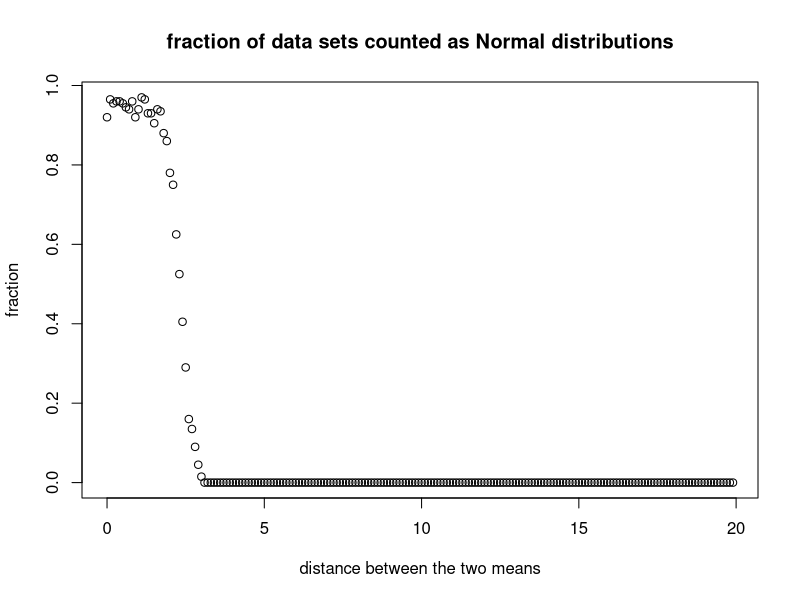

This figure's R source:
# rename the script to: LAST NAME_ID# 
#  You will need to submit this script as part of the assignment.  Put your name/ID number below
#  NAME:  here        ID#: here
# Clear all variables out of the R environment - good for cleaning-up BAD if you want to keep temporary calcuations big data in memory etc...
rm(list=ls())

# Clear all plots  YES ALL PLOTS

result = tryCatch({
  graphics.off()
  
}, warning = function(w) {
  message("no plots to clear")
}, error = function(e) {
  message("no plots to clear - but no problem!")
}, finally = {
  
})


Exercise<-"five" # ("one", "two", "three", "four" etc.)  LOWERCASE ONLY

print(paste("RUNNING CODE FOR EXERCISE",Exercise))

switch (Exercise,  # the SWITCH statement allows you to run selected pieces od code depending on the value of the "Exercise" (one, two, three, four)
        
        #### ~~~~~~~~~~~~~~~~~~~~~~~~~~~~~~~~~~~~~~~~~~~~~~~~~~~~~~~~~~~~~~~~~~~~~~~~~~~~~~~~~~~~~~~~~~~~~~~~~~~~~~~~~~~~~~~~~~~~~~        
        one = {  # If Exercise = one then do the following 
          
          ## EXERCISE 1: CAN YOU SPOT A NORMAL DISTRIBUTION??
          Num<- 1000 # Number of data points in the set
          Data<-rnorm(Num, mean = 0, sd = 1)  # create a data set of random numbers that follow the Normal distribution
          
          if (Num>30){ # When plotting a histogram use a "reasonable" number of bins rather than the default
            bins <- round(Num^.5,0)}
          else
          {bins <-10}
          
          
          hist(Data,bins) # Show a histogram of the data
          rm(Data,bins, Num)
        },  # END OF EXERCISE one
        #### ~~~~~~~~~~~~~~~~~~~~~~~~~~~~~~~~~~~~~~~~~~~~~~~~~~~~~~~~~~~~~~~~~~~~~~~~~~~~~~~~~~~~~~~~~~~~~~~~~~~~~~~~~~~~~~~~~~~~~~~~~~  
        
        two = {  # If Exercise = two then do the following 
          
          ## EXERCISE 2: CAN YOU SPOT A NORMAL DISTRIBUTION??
          Num<- 1000 # Number of data points in the set
          
          if (runif(1)>0.5) { # 50% of the time it will be a uniform distribution 50% of the time it will be a unifirm distribution
            Data<-rnorm(Num, mean = 0, sd = 1)
            Dist_type<-"Normal"
          }
          
          else {
            Data<-runif(Num,-4,4)
            Dist_type<-"Uniform"
          }
          
          if (Num>30){# When plotting a histogram use a "reasonable" number of bins rather than the default
            bins <- round(Num^.5,0)}
          else
          {bins <-10}
          
          
          hist(Data,bins) # Show a histogram of the data
          Sys.sleep(2)  # wait for 2 seconds before displaying the actual distribution type as a legend on the histogram
          legend("topleft", legend=paste("The distribution is: ", Dist_type))
          rm(Dist_type,bins,Data, Num)  # housekeeping so as to not clutter up the environment
        },  # END OF EXERCISE two
        #### ~~~~~~~~~~~~~~~~~~~~~~~~~~~~~~~~~~~~~~~~~~~~~~~~~~~~~~~~~~~~~~~~~~~~~~~~~~~~~~~~~~~~~~~~~~~~~~~~~~~~~~~~~~~~~~~~~~~~~~~~~~~~~~~~
        
        three = {  # If Exercise = three then do the following 
          
          ## EXERCISE 3: Meet the Shapiro-Wilk test for Normally distributed data
          Num<- 1000 # Number of data points in the set
          
          Data<-rnorm(Num, mean = 0, sd = 1)  # create a data set of random numbers that follow the Normal distribution
          Dist_type<-"Normal"
          
          if (Num>30){# When plotting a histogram use a "reasonable" number of bins rather than the default
            bins <- round(Num^.5,0)}
          else
          {bins <-10}
          hist(Data,bins) # Show a histogram of the data
          
          # RUN THE SW test on the Data
          
          SW_result<-shapiro.test(Data)
          
          # Build a text string to print on the histogram
          boo<-c(paste("The input distribution is: ", Dist_type),
                 paste("The value of W is:",round(SW_result$statistic[[1]],3)),
                 paste("The probabiliy (p) value is:",round(SW_result$p.value,3)))
          
          legend("topleft", legend=boo) # display the text on the histogram
          
          alpha_val<-0.05  #Set the alpha value.  A value of 0.05 corresponds to the 95% confidence limit/interval 
          # on the CONSOLE print if the Data appears to be Normal
          # When SW_result$p.value is "large" then we can't tell if it ISN'T normal therefore we call it "Normal" - Love the double negatives in Stats!!
          if (SW_result$p.value>=alpha_val) { # if the p value is larger than the cutoff value then
            Normal_TF<-paste("Normal b/c the p value is >= ",alpha_val)}
          else {Normal_TF<-paste("non-Normal because the p value is < ",alpha_val)}
          
          
          print(paste("Based on the p-value the data (N=",Num,"), appears to be:",Normal_TF),quote=FALSE)
          
          rm(Data,bins,Num,boo,SW_result)  # housekeeping so as to not clutter up the environment
        },  # END OF EXERCISE 
        
        #### ~~~~~~~~~~~~~~~~~~~~~~~~~~~~~~~~~~~~~~~~~~~~~~~~~~~~~~~~~~~~~~~~~~~~~~~~~~~~~~~~~~~~~~~~~~~~~~~~~~~~~~~~~~~~~~~~~~~~~~~~~~~
        
        four = {  # If Exercise = four then do the following 
          
          ## EXERCISE 4: Shapiro-Wilk test for Normally distributed data on NON-Normal data
          Num<- 500 # Number of data points in the OVERALL set
          
          ## Build to separate groups of data and bring them together into one set of data
          G1_mean<-0
          G2_mean<-G1_mean+5 # Set the difference between the two means
          
          Num_per_set<-round(Num/2,0)  # Split the total number of points into two groups - needs to be an integer
          
          Group1<-rnorm(Num_per_set, G1_mean, sd = 1)  # create a data set of random numbers that follow the Normal distribution
          Group2<-rnorm(Num-Num_per_set, G2_mean, sd = 1)  # create a data set of random numbers that follow the Normal distribution
          ##  finish building two groups of data
          
          Data<-c(Group1,Group2) # combine them together
          Dist_type<-paste("two separate normals with delta mean:",G2_mean-G1_mean)
          
          if (Num>30){# When plotting a histogram use a "reasonable" number of bins rather than the default
            bins <- round(Num^.6,0)}
          else
          {bins <-10}
          hist(Data,bins) # Show a histogram of the data
          
          # RUN THE SW test on the Data
          
          SW_result<-shapiro.test(Data)
          
          # Build a text string to print on the histogram
          boo<-c(paste("The input distribution is: ", Dist_type),
                 paste("The value of W is:",round(SW_result$statistic[[1]],3)),
                 paste("The probabiliy (p) value is:",round(SW_result$p.value,3)))
          
          legend("topleft", legend=boo) # display the text on the histogram
          
          alpha_val<-0.05  #Set the alpha value.  A value of 0.05 corresponds to the 95% confidence limit/interval
          
          # on the CONSOLE print if the Data appears to be Normal
          # When SW_result$p.value is "large" then we can't tell if it ISN'T normal therefore we call it "Normal" - Love the double negatives in Stats!!
          if (SW_result$p.value>=alpha_val) { # if the p value is larger than the cutoff value then
            Normal_TF<-paste("Normal b/c the p value is >= ",alpha_val)}
          else {Normal_TF<-paste("non-Normal because the p value is < ",alpha_val)}
          
          
          print(paste("Based on the p-value the data (N=",Num,"), appears to be:",Normal_TF),quote=FALSE)
          
          rm(Data,bins,Num,boo,SW_result, Num_per_set,Dist_type)  # housekeeping so as to not clutter up the environment
        },  # END OF EXERCISE 
        
        #### ~~~~~~~~~~~~~~~~~~~~~~~~~~~~~~~~~~~~~~~~~~~~~~~~~~~~~~~~~~~~~~~~~~~~~~~~~~~~~~~~~~~~~~~~~~~~~~~~~~~~~~~~~~~~~~~~~~~~~~~~~~~
        
        five ={  
          ## EXERCISE 5: rune the Shapiro-Wilk test for Normally distributed data on NON-Normal data MANY TIMES
          # We are going to run multiple SW tests on data sets with a known difference in means
          # We will then vary the difference in the means and repeat
          # we want to discover the ability of the SW test to detect the fact that the data ins't from a single Normal distribution
          
          # Need to initialize some variables for later use - DON'T fiddle with these!
          Ps = numeric() #empty vector to hold p values - can plot a histogram if you want
          second_mean = numeric() #initalize the variable
          fract = numeric() #emptry vector to hold the fration of p's <0.05
          # Done initalizing varibles
          
          Num<- 200 # Number of data points in the OVERALL set
          
          
          Num_per_set<-round(Num/2,0)  # Split the total number of points into two groups - needs to be an integer
          
          
          ## CAREFUL  SETTING n_iter >300 can really slow the system down!!
          n_iter = 200 #serves two purposes 1- #of times to do the SW test 2-# of steps for the second mean
          Max_diff_of_means <-20
          
          ## 1 create a loop that runs n_iter times.  Each time test how successful the SW test is at a given difference of means  
          
          
          for (m in 1:n_iter){ #number of different distances btw the two means = 1 up to n_iter
            
            try_at_mean = (m-1)/n_iter*Max_diff_of_means #vary the second mean from 0 to Max_diff_of_means  in n_iter steps
            second_mean = c(second_mean,try_at_mean) #build vector containing all of the means in the second distribution
            
            # Run the SW test on a set of data, repeat n_iter times
            for (n in 1:n_iter){ #number of SW tests to run
              #The syntax is: rnorm(n, mean = 0, sd = 1)
              #build one set at mean = 0 and SD=1 and a second at mean = "sec_mean" and SD=1
              ## Build to separate groups of data and bring them together into one set of data
              G1_mean<-0
              G2_mean<-G1_mean+second_mean[m] # Set the difference between the two means
              
              Group1<-rnorm(Num_per_set, G1_mean, sd = 1)  # create a data set of random numbers that follow the Normal distribution
              Group2<-rnorm(Num-Num_per_set, G2_mean, sd = 1)  # create a data set of random numbers that follow the Normal distribution
              ##  finish building two groups of data
              Data<-c(Group1,Group2) # combine them together
              
              # RUN THE SW test on the Data
              SW_result<-shapiro.test(Data)
              
              Ps = c(Ps,round(SW_result$p.value,3)) #extract out the p-value and store in a vector
              
            } # finish one SW test (for (n in 1:n_iter))
            
            
            #if the p-value is <0.05 then the SW test finds a significant difference btw the data and a Normal dist
            fract[m] = sum(Ps<.05)/n_iter #fraction of tests that rejected the data as coming from ONE normal dist
            Ps = numeric() #clear the vector for next round
          }
          fract_norm=1-fract # fraction of data sets counted as Normal
          plot(second_mean,fract_norm, main="fraction of data sets counted as Normal distributions",xlab="distance between the two means",ylab="fraction")
          
        },  # END OF EXERCISE 
        
        #### ~~~~~~~~~~~~~~~~~~~~~~~~~~~~~~~~~~~~~~~~~~~~~~~~~~~~~~~~~~~~~~~~~~~~~~~~~~~~~~~~~~~~~~~~~~~~~~~~~~~~~~~~~~~~~~~~~~~~~~~~
        six ={  
          ## EXERCISE 6: Let's see if the t-test is performing as expected
          
          
          #   INITIALIZE SOME VARIABLES TO HOLD OUR STATISTICAL GOODNESS
          Ps = numeric() #empty vector to hold p values
          fract = numeric() #emptry vector to hold the fration of p's <0.05
          
          Num<- 8 # Number of data points in the OVERALL set
          G_mean <-12  # an arbitrary mean value
          
          Num_per_set<-round(Num/2,0)  # Split the total number of points into two groups - needs to be an integer
          
          
          
          n_iter = 5000 # number of times to run the t-test on radomly generated sets of data
          
          ## 1 create a loop that runs n_iter times.  Each time test how successful the SW test is at a given difference of means  
          
          
          # Run the t test on a set of data, repeat n_iter times
          for (n in 1:n_iter){ #number of t tests to run
            #The syntax is: rnorm(n, mean = 0, sd = 1)
            Data<-rnorm(Num, G_mean, sd = 1)  # create a data set of random numbers that follow the Normal distribution
            # out of this SINGLE NORMAL set extract two sub sets
            Group1<-head(Data,Num_per_set)  # the head function gets from 1 to Num_per_set out of Data
            Group2<-tail(Data,Num_per_set)  # the tail function gets from Num_per_set to the last element out of Data
            # RUN THE t test on the Data
            T_result<-t.test(Group1,Group2, var.equal=TRUE) # need to FORCE R to use the equal variance option
            
            Ps = c(Ps,round(T_result$p.value,3)) #extract out the p-value and store in a vector
            
            
            
          } # finish one t test (for (n in 1:n_iter))
          
          #if the p-value is <0.05 then the t test finds a significant difference btw the two groups of data
          fract = sum(Ps<=.05)/n_iter #fraction of tests that XXX   
          
          fract_norm=1-fract # fraction of data sets counted as Normal
          #  plot(second_mean,fract_norm, main="fraction of data sets counted as Normal distributions",xlab="distance between the two means",ylab="fraction")
          
        }, # END OF EXERCISE 
        
        #### ~~~~~~~~~~~~~~~~~~~~~~~~~~~~~~~~~~~~~~~~~~~~~~~~~~~~~~~~~~~~~~~~~~~~~~~~~~~~~~~~~~~~~~~~~~~~~~~~~~~~~~~~~~~~~~~~~~~~~~~~
        seven ={  
          ## EXERCISE 7: Let's see if the t-test is performing as expected when there is an actual difference between the groups
          
          
          #   INITIALIZE SOME VARIABLES TO HOLD OUR STATISTICAL GOODNESS
          Ps = numeric() #empty vector to hold p values
          fract = numeric() #emptry vector to hold the fration of p's <0.05
          second_mean<- numeric() #emptry vector to hold the value of the second mean
          
          Num<- 8 # Number of data points in the OVERALL set
          Max_diff_of_means <-10
          Std_dev <-1
          alpha <-0.05
          
          Num_per_set<-round(Num/2,0)  # Split the total number of points into two groups - needs to be an integer
          
          
          
          n_iter = 100 # number of times to run the t-test on radomly generated sets of data
          
          ## 1 create a loop that runs n_iter times.  Each time test how successful the SW test is at a given difference of means  
          
          
          # Run the t test on a set of data, repeat n_iter times
          for (m in 1:n_iter){ #number of different distances btw the two means = 1 up to n_iter
            
            try_at_mean = (m-1)/n_iter*Max_diff_of_means #vary the second mean from 0 to Max_diff_of_means  in n_iter steps
            second_mean = c(second_mean,try_at_mean) #build vector containing all of the means in the second distribution
            
            # Run the t test on a set of data, repeat n_iter times
            for (n in 1:n_iter){ #number of t tests to run
              #The syntax is: rnorm(n, mean = 0, sd = 1)
              #build one set at mean = 0 and SD=1 and a second at mean = "sec_mean" and SD=1
              ## Build two separate groups of data and bring them together into one set of data
              G1_mean<-0
              G2_mean<-G1_mean+second_mean[m] # Set the difference between the two means
              
              Group1<-rnorm(Num_per_set, G1_mean, sd = Std_dev)  # create a data set of random numbers that follow the Normal distribution
              Group2<-rnorm(Num-Num_per_set, G2_mean, sd = Std_dev)  # create a data set of random numbers that follow the Normal distribution
              
              # RUN THE t test on the two groups
              TT_result<-t.test(Group1,Group2, var.equal=TRUE) # need to FORCE R to use the equal variance option
              
              Ps[n] = round(TT_result$p.value,3) #extract out the p-value and store in a vector
              
            } # finish one t test (for (n in 1:n_iter))
            
            #if the p-value is <0.05 then the t test finds a significant difference btw the two groups of data
            fract[m] = sum(Ps<=alpha)/n_iter #fraction of tests that XXX  
            
            
          }
          
          
          print(paste("t-test where:N=",Num_per_set,"and",Num-Num_per_set,", alpha=",alpha,"and both SD=",Std_dev)) 
          
          plot(second_mean,fract, main="fraction of data sets where the difference in the means was SUCCESSFULY detected",xlab="distance between the two means",ylab="fraction")
          
          fract_norm=1-fract # fraction of data sets where the two means did not differ
          plot(second_mean,fract_norm, main="fraction of data sets where no difference between the means was detected",xlab="distance between the two means",ylab="fraction")
          
        },# END OF EXERCISE 
        
        
        #### ~~~~~~~~~~~~~~~~~~~~~~~~~~~~~~~~~~~~~~~~~~~~~~~~~~~~~~~~~~~~~~~~~~~~~~~~~~~~~~~~~~~~~~~~~~~~~~~~~~~~~~~~~~~~~~~~~~~~~~~~
        eight ={  
          ## EXERCISE 8: Let's see if the t-test is performing as expected when we use NON-NORMAL data
          
          
          #   INITIALIZE SOME VARIABLES TO HOLD OUR STATISTICAL GOODNESS
          Ps = numeric() #empty vector to hold p values
          fract = numeric() #emptry vector to hold the fration of p's <0.05
          alpha <-0.05
          Num<- 8 # Number of data points in the OVERALL set
          
          
          Num_per_set<-round(Num/2,0)  # Split the total number of points into two groups - needs to be an integer
          
          
          
          n_iter = 10000 # number of times to run the t-test on randomly generated sets of data
          
          ## 1 create a loop that runs n_iter times.  Each time test how successful the t test is   
          hist(rlnorm(1500),1500^.7, main="A Log-Normal distribution",xlab="values (when log-mean = 0 and log-SD = 0)")  ## SHOW A LOG-NORMAL DISTRIBUTION
          
          # Run the t test on a set of data, repeat n_iter times
          for (n in 1:n_iter){ #number of t tests to run
            
            Data<-rlnorm(Num)  # create a data set of random numbers that follow the Log-Normal distribution
            
            # out of this SINGLE UNIFORM set extract two sub sets
            Group1<-head(Data,Num_per_set)  # the head function gets from 1 to Num_per_set out of Data
            Group2<-tail(Data,Num_per_set)  # the tail function gets from Num_per_set to the last element out of Data
            # RUN THE t test on the Data
            T_result<-t.test(Group1,Group2, var.equal=TRUE) # need to FORCE R to use the equal variance option
            
            Ps = c(Ps,round(T_result$p.value,3)) #extract out the p-value and store in a vector
            
            
            
          } # finish one t test (for (n in 1:n_iter))
          
          #if the p-value is <0.05 then the t test finds a significant difference btw the two groups of data
          fract = sum(Ps<=alpha)/n_iter #fraction of tests that XXX   
          
          fract_norm=1-fract # fraction of data sets counted as Normal  
          
          print(paste("t-test where:N=",Num_per_set,"and",Num-Num_per_set,", alpha=",alpha,"and both from a log-normal distribution")) 
          print(paste("the expected fraction is", alpha,",but the observed fraction is:", fract)) 
        },# END OF EXERCISE 
        
        
        #### ~~~~~~~~~~~~~~~~~~~~~~~~~~~~~~~~~~~~~~~~~~~~~~~~~~~~~~~~~~~~~~~~~~~~~~~~~~~~~~~~~~~~~~~~~~~~~~~~~~~~~~~~~~~~~~~~~~~~~~~~
        nine ={  
          ## EXERCISE 8: Let's see if the t-test is performing as expected when we use NON-NORMAL data
          #   INITIALIZE SOME VARIABLES TO HOLD OUR STATISTICAL GOODNESS
          Ps_W = numeric() #empty vector to hold p values
          Ps_T = numeric()
          fract_W = numeric() #emptry vector to hold the fration of p's <0.05
          fract_T = numeric() #emptry vector to hold the fration of p's <0.05
          second_mean<- numeric() #emptry vector to hold the value of the second mean
          
          Num<- 8 # Number of data points in the OVERALL set
          Max_diff_of_means <-10
          Std_dev <-1
          alpha <-0.05
          
          Num_per_set<-round(Num/2,0)  # Split the total number of points into two groups - needs to be an integer
          
          
          
          n_iter = 100 # number of times to run the t-test on radomly generated sets of data
          
          ## 1 create a loop that runs n_iter times.  Each time test how successful the SW test is at a given difference of means
          
          
          
          # Run the t test on a set of data, repeat n_iter times
          for (m in 1:n_iter){ #number of different distances btw the two means = 1 up to n_iter
            
            try_at_mean = (m-1)/n_iter*Max_diff_of_means #vary the second mean from 0 to Max_diff_of_means  in n_iter steps
            second_mean = c(second_mean,try_at_mean) #build vector containing all of the means in the second distribution
            
            # Run the t test on a set of data, repeat n_iter times
            for (n in 1:n_iter){ #number of t tests to run
              
              Group1<-rlnorm(Num_per_set,meanlog = 0, sdlog = Std_dev)  
              Group2<-rlnorm(Num-Num_per_set,meanlog = second_mean[m], sdlog = Std_dev)
              
              # RUN THE Wilcox-U test on the Data
              WT_result<-wilcox.test(Group1,Group2) 
              # RUN THE t test on the SAME Data
              T_result<-t.test(Group1,Group2, var.equal=TRUE) # need to FORCE R to use the equal variance option
              
              Ps_W[n] = round(WT_result$p.value,3) #extract out the p-value and store in a vector
              Ps_T[n] = round(T_result$p.value,3) #extract out the p-value and store in a vector
              
            } # finish one t test (for (n in 1:n_iter))
            
            #if the p-value is <0.05 then the test finds a significant difference btw the two groups of data
            fract_W[m] = sum(Ps_W<=alpha)/n_iter #fraction of tests that have an p value below alpha  
            fract_T[m] = sum(Ps_T<=alpha)/n_iter #fraction of tests that have an p value below alpha
            
          }
          
          
          plot(second_mean,fract_W, main="fraction of data sets where the difference in the groups was SUCCESSFULY detected",xlab="distance between the two means",ylab="fraction",col="red")
          points(second_mean,fract_T, col="blue")
          legend("topleft", legend=c("The Wilcox test", "The t test"),col=c("red", "blue" ),lty=1)
          
          #  Let's see what the two distributions actually look like 
          
          plot(seq(-1,5*Max_diff_of_means,by=0.1),dlnorm(seq(-1,5*Max_diff_of_means,by=0.1)),
               main="Comparison of the distributions for Group1 and Group2",
               xlab="Values",ylab="fraction", col="red")
          points(seq(-1,5*Max_diff_of_means,by=0.1),dlnorm(seq(-1,5*Max_diff_of_means,by=0.1),meanlog = log(Max_diff_of_means)),col="blue")
          legend("topleft", legend=c("Group 1", "Group 2"),col=c("red", "blue" ),lty=1)
          
        }# END OF EXERCISE 
        
        
        
        
        
        
        
) # end of the switch statement
